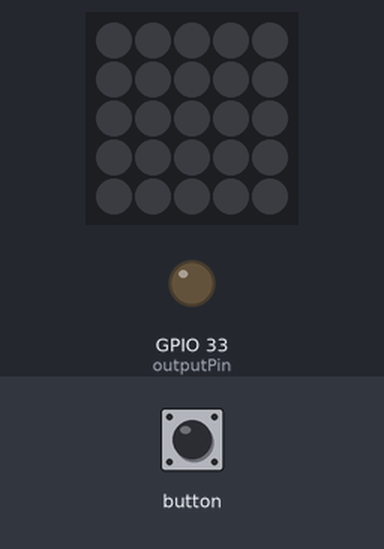
This sketch was run on a simulated ESP32. On the bench: 5×5 RGB LED matrix (first LED top left, wired row by row), output pins drawn as LEDs (lit = HIGH). The inputs (shaded band) are chosen by the test bench. Dim RGB values are drawn brighter than linear; random numbers use the default seed unless the sketch sets one.

Above: at 1.2 s.
1.3 s: button pressed for 0.15 s
At 1.45 s:
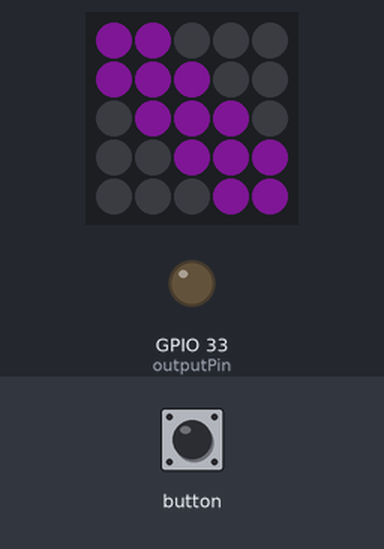
2.0 s: button pressed for 1 s
At 3.5 s:
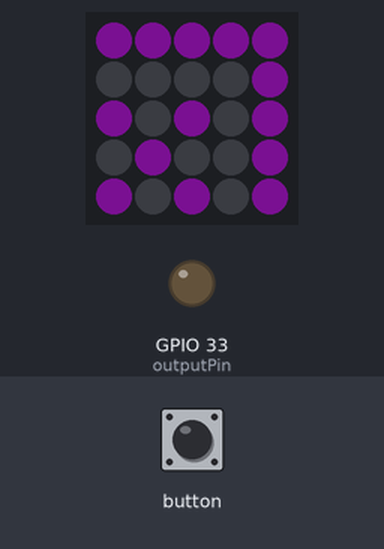
3.6 s: button pressed for 0.15 s
At 4.07 s:
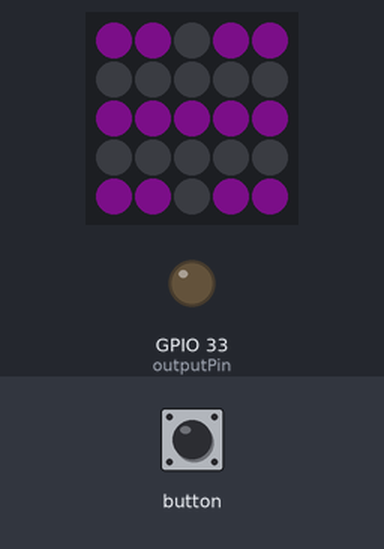
4.3 s: button pressed for 3.2 s
At 4.7 s:
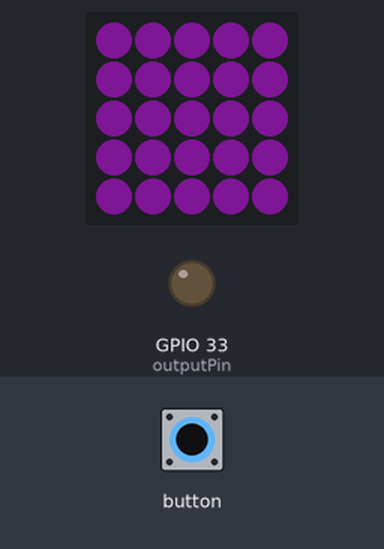
Timing chart, 0 to 49.6 s (numbered marks = the images above; inputs shaded):
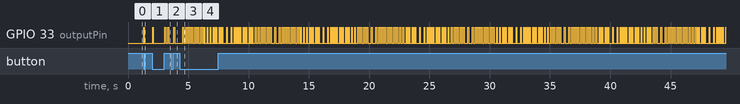

The sketch:

SemioticSequences.ino
```cpp
#include "M5Atom.h"
#include <elapsedMillis.h>

extern const unsigned char images[63][77];
extern const int sequences[][32];
extern const int numberOfSequences;
extern const int numberOfImages;
const int outputPin = 33;
int numberOfSteps = 32;
int currentSequence = 0;
int currentImage = 0;
int currentStep = 0;
int currentBrightness = 60;
bool stepIsTriggered = false;

bool isPlaying = false;
bool IMU6886Flag = false;

elapsedMillis sinceStepUpdate;
elapsedMillis sincePulseUpdate;
elapsedMillis sinceStepTrigger;

int millisecondsPerStep = 125;        // 120 bpm, 8 ticks per second
int millisecondsPerPulseUpdate = 12;  // Tune this to increase or decrease how long a pulse lasts

void setup(){
    M5.begin(true, false, true);
    pinMode(outputPin, OUTPUT);
    delay(50);
}

void loop(){
  if (M5.Btn.wasPressed()) {
    // Start playing the sequence if it is not playing
    if (isPlaying == false) {
      isPlaying = true;
    } else {
      // Otherwise, increment the sequence number
      currentSequence += 1;

      if (currentSequence == numberOfSequences) {
        currentSequence = 0;
      }
    }
  }

  if (isPlaying == true) {
    if (sinceStepUpdate >= millisecondsPerStep) {
      sinceStepUpdate = 0;

      if ( sequences[currentSequence][currentStep] == 1) {
        // Send a trigger, set the trigger pin high
        digitalWrite(outputPin, HIGH);
        sinceStepTrigger = 0;

        // Set a random semiotic and start a display pulse
        currentImage = random(numberOfImages);

        currentBrightness = 60;
        M5.dis.setBrightness(currentBrightness);
        M5.dis.displaybuff((uint8_t *)(images[currentImage]));
      }

      // Advance the step sequencer
      currentStep += 1;

      if (currentStep == numberOfSteps) {
        currentStep = 0;
      }
    }

    if (sincePulseUpdate >= millisecondsPerPulseUpdate) {
      sincePulseUpdate = 0;
      if (currentBrightness >= 0) {
        M5.dis.setBrightness(currentBrightness);
        M5.dis.displaybuff((uint8_t *)(images[currentImage]));
        currentBrightness = currentBrightness - 2;
      }
    }

    // Step triggers are 60 ms long
    if (sinceStepTrigger >= 60) {
      // Set the trigger pin low
      digitalWrite(outputPin, LOW);
      sinceStepTrigger = 0;
    }
  }

  M5.update();
}
```

sequences.c
```cpp
const int numberOfSequences = 4;
const unsigned int sequences[][32] = {
    {
      1,0,0,0,0,0,0,0,1,0,0,0,0,0,0,0,1,0,0,0,0,0,0,0,1,0,0,0,0,0,0,0
    },
    {
      1,0,0,0,1,0,1,0,0,0,0,0,0,0,1,0,1,0,0,0,0,0,1,0,0,0,0,0,1,0,1,1
    },
    {
      1,1,0,0,1,0,0,1,1,0,0,1,0,0,1,1,1,1,0,0,1,0,0,0,1,0,1,1,0,1,1,1
    },
    {
      1,0,1,1,1,0,1,1,1,0,1,0,1,0,1,1,1,0,1,1,1,0,0,1,0,0,1,0,1,1,1,1
    }
    };
```

Source omitted: semiotics.c (data table, 31683 bytes)

Measured:
- after the input at 1.3 s, GPIO 33 (outputPin): LOW → HIGH at once, → LOW 0.06 s later; the LEDs: change at once (image 1)
